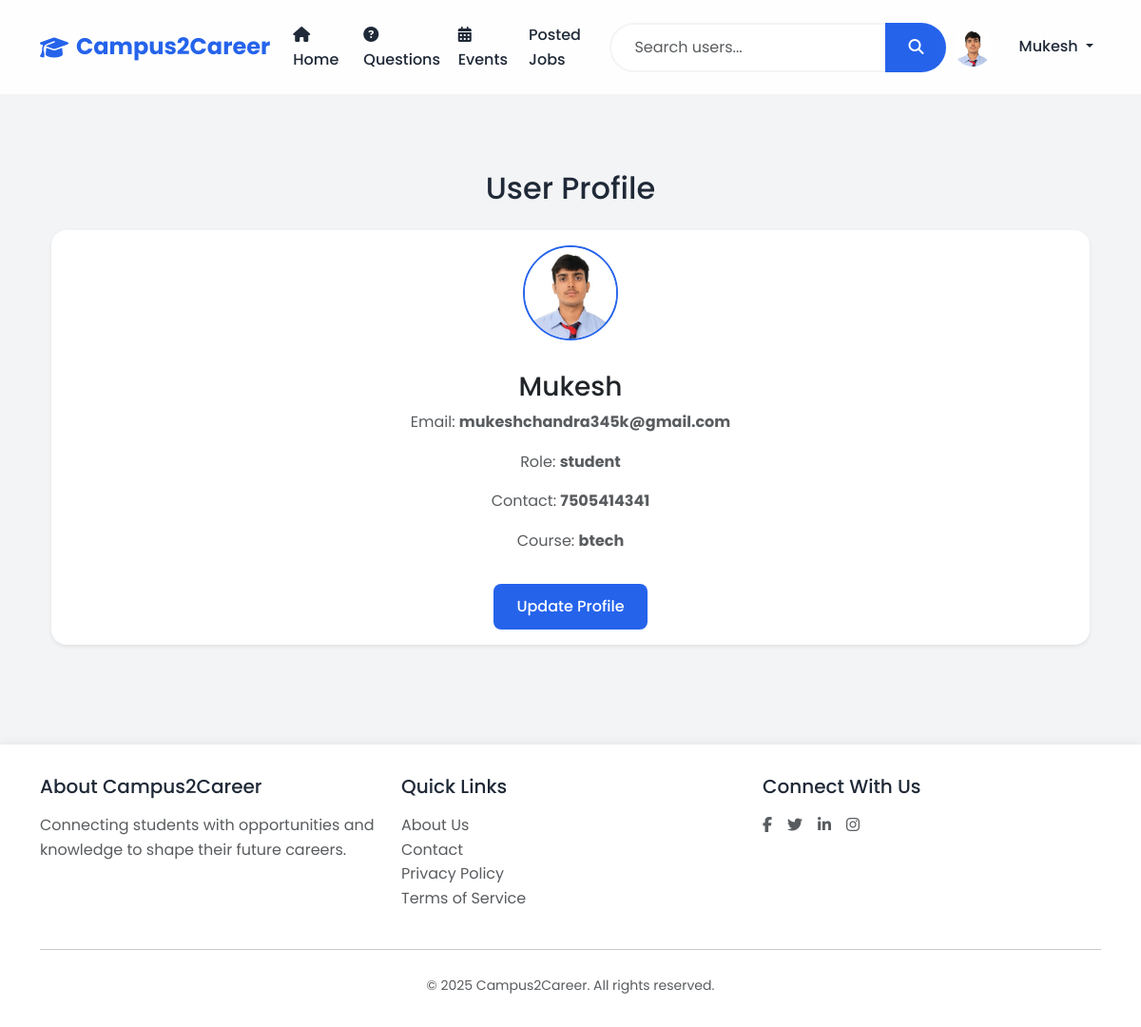
The page /profile (signed in) on the database its author committed.
### models.py (models this page shows, shortened)
class User(UserMixin, db.Model):
    id = db.Column(db.Integer, primary_key=True)
    username = db.Column(db.String(80), unique=True, nullable=False)
    email = db.Column(db.String(120), unique=True, nullable=False)
    password_hash = db.Column(db.String(128))
    role = db.Column(db.String(20), nullable=False)  # student, alumni, teacher, admin
    contact = db.Column(db.String(15))
    dob = db.Column(db.Date)
    course = db.Column(db.String(50))  # For students
    profile_image = db.Column(db.String(120), default='noimg.jpg')
    created_at = db.Column(db.DateTime, default=datetime.utcnow)
    questions = db.relationship('Question', backref='author', lazy=True, cascade='all, delete-orphan')
    answers = db.relationship('Answer', backref='author', lazy=True, cascade='all, delete-orphan')
    events = db.relationship('Event', backref='creator', lazy=True, cascade='all, delete-orphan')
    jobs = db.relationship('Job', backref='poster', lazy=True, cascade='all, delete-orphan')

### app.py (the view)
@app.route('/profile')
@login_required
def profile():
    return render_template('profile.html', user=current_user)

### app.py (called while the page is built)
@login_manager.user_loader
def load_user(user_id):
    return User.query.get(int(user_id))

### templates/profile.html (shortened to what this page needs)
{% extends "base.html" %}
{% block content %}
<div class="container mt-5">
    <h2 class="mb-4 text-center">User Profile</h2>
    <div class="card shadow-sm">
        <div class="card-body text-center">
            <img id="profileImage" src="{% if user.role == 'admin' %}{{ url_for('static', filename='images/default.png') }}{% else %}{{ url_for('static', filename='images/' + user.profile_image) }}{% endif %}" alt="Profile" class="profile-img mb-3" style="width: 100px; height: 100px; object-fit: cover; border-radius: 50%; border: 2px solid var(--primary-color);" />
            <h3 class="mt-3">{{ user.username }}</h3>
            <p class="text-muted">Email: <strong>{{ user.email }}</strong></p>
            <p class="text-muted">Role: <strong>{{ user.role }}</strong></p>
            <p class="text-muted">Contact: <strong>{{ user.contact }}</strong></p>
            <p class="text-muted">Course: <strong>{{ user.course }}</strong></p>
            <button class="btn btn-primary mt-3" data-bs-toggle="modal" data-bs-target="#updateProfileModal">Update Profile</button>
        </div>
    </div>
</div>
{% endblock %}

### templates/base.html (shortened to what this page needs)
<!DOCTYPE html>
<html lang="en">
<head>
    <link href="https://cdn.jsdelivr.net/npm/bootstrap@5.3.2/dist/css/bootstrap.min.css" rel="stylesheet">
    <link rel="stylesheet" href="https://cdnjs.cloudflare.com/ajax/libs/font-awesome/6.5.1/css/all.min.css">
</head>
<body>
    <nav class="navbar navbar-expand-lg">
        <div class="container">
            <a class="navbar-brand" href="{{ url_for('index') }}">
                <i class="fas fa-graduation-cap"></i>
                <span>Campus2Career</span>
            </a>
            <div class="collapse navbar-collapse" id="navbarNav">
                <ul class="navbar-nav me-auto">
                    <li class="nav-item">
                        <a class="nav-link" href="{{ url_for('index') }}">
                            <i class="fas fa-home me-1"></i> Home
                        </a>
                    </li>
                    <li class="nav-item">
                        <a class="nav-link" href="{{ url_for('questions') }}">
                            <i class="fas fa-question-circle me-1"></i> Questions
                        </a>
                    </li>
                    <li class="nav-item">
                        <a class="nav-link" href="{{ url_for('events') }}">
                            <i class="fas fa-calendar-alt me-1"></i> Events
                        </a>
                    </li>
                    <li class="nav-item">
                        <a class="nav-link" href="{{ url_for('job_listings') }}">Posted Jobs</a>
                    </li>
                </ul>
                <form class="d-flex mx-auto" id="searchForm" method="GET" action="{{ url_for('search_users') }}">
                    <div class="input-group">
                        <input type="search" class="form-control search-input" name="q" placeholder="Search users..." aria-label="Search">
                        <button class="btn search-btn" type="submit">
                            <i class="fas fa-search"></i>
                        </button>
                    </div>
                </form>
                <ul class="navbar-nav ms-auto">
                    {% if current_user.is_authenticated %}
                        <li class="nav-item dropdown">
                            <a class="nav-link dropdown-toggle" href="#" id="userDropdown" role="button" data-bs-toggle="dropdown">
                                <img src="{{ url_for('static', filename='images/' + (current_user.role == 'admin' and 'default.png' or current_user.profile_image)) }}" alt="Profile" class="rounded-circle me-4" style="width: 40px; height: 40px; object-fit: cover;">
                                {{ current_user.username }}
                            </a>
                        </li>
                    {% endif %}
                </ul>
            </div>
        </div>
    </nav>
    <div class="main-content">
        <div class="container">
            {% block content %}{% endblock %}
        </div>
    </div>
    <footer class="footer">
        <div class="container">
            <div class="row">
                <div class="col-md-4">
                    <h5 class="mb-3">About Campus2Career</h5>
                    <p class="text-muted">Connecting students with opportunities and knowledge to shape their future careers.</p>
                </div>
                <div class="col-md-4">
                    <h5 class="mb-3">Quick Links</h5>
                    <ul class="list-unstyled">
                        <li><a href="{{ url_for('about') }}" class="text-decoration-none text-muted">About Us</a></li>
                        <li><a href="{{ url_for('contact') }}" class="text-decoration-none text-muted">Contact</a></li>
                        <li><a href="#" class="text-decoration-none text-muted">Privacy Policy</a></li>
                        <li><a href="#" class="text-decoration-none text-muted">Terms of Service</a></li>
                    </ul>
                </div>
                <div class="col-md-4">
                    <h5 class="mb-3">Connect With Us</h5>
                    <div class="d-flex gap-3">
                        <a href="#" class="text-decoration-none text-muted"><i class="fab fa-facebook-f"></i></a>
                        <a href="#" class="text-decoration-none text-muted"><i class="fab fa-twitter"></i></a>
                        <a href="#"  class="text-decoration-none text-muted"><i class="fab fa-linkedin-in"></i></a>
                        <a href="#" class="text-decoration-none text-muted"><i class="fab fa-instagram"></i></a>
                    </div>
                </div>
            </div>
            <hr class="my-4">
            <div class="text-center text-muted">
                <small>&copy; 2025 Campus2Career. All rights reserved.</small>
            </div>
        </div>
    </footer>
</body>
</html>

### templates/base.html (style rules this page uses)
:root { --primary-color: #2563eb; --secondary-color: #1e40af; --accent-color: #3b82f6; --text-color: #1f2937; --light-bg: #f3f4f6; --white: #ffffff; }
body { font-family: 'Poppins', sans-serif; background: var(--light-bg); color: var(--text-color); min-height: 100vh; line-height: 1.6; }
.navbar { background: rgba(255, 255, 255, 0.9); backdrop-filter: blur(10px); padding: 1rem 0; position: sticky; top: 0; z-index: 1000; }
.navbar-brand { font-size: 1.5rem; font-weight: 700; color: var(--primary-color) !important; display: flex; align-items: center; gap: 0.5rem; }
.nav-link { color: var(--text-color) !important; font-weight: 500; padding: 0.5rem 1rem; border-radius: 0.5rem; transition: all 0.3s ease; }
.card { border: none; border-radius: 1rem; box-shadow: 0 4px 6px -1px rgba(0, 0, 0, 0.1), 0 2px 4px -1px rgba(0, 0, 0, 0.06); transition: all 0.3s ease; background: var(--white); overflow: hidden; }
.btn-primary { background: var(--primary-color); border: none; padding: 0.75rem 1.5rem; border-radius: 0.5rem; font-weight: 500; transition: all 0.3s ease; }
.profile-img { width: 40px; height: 40px; border-radius: 50%; object-fit: cover; border: 2px solid var(--primary-color); transition: all 0.3s ease; }
.footer { background: var(--white); color: var(--text-color); padding: 2rem 0; margin-top: 4rem; box-shadow: 0 -2px 10px rgba(0,0,0,0.05); }
.main-content { padding: 2rem 1rem; min-height: calc(100vh - 180px); }
.search-input { border-radius: 2rem 0 0 2rem; border: 2px solid var(--light-bg); padding: 0.75rem 1.5rem; transition: all 0.3s ease; }
.search-btn { border-radius: 0 2rem 2rem 0; border: none; background: var(--primary-color); color: var(--white); padding: 0.75rem 1.5rem; transition: all 0.3s ease; }

### rows shown on the page
User: role+profile_image (picture), username "Mukesh", profile_image (picture), email "mukeshchandra345k@gmail.com", role "student", contact "7505414341", course "btech"
